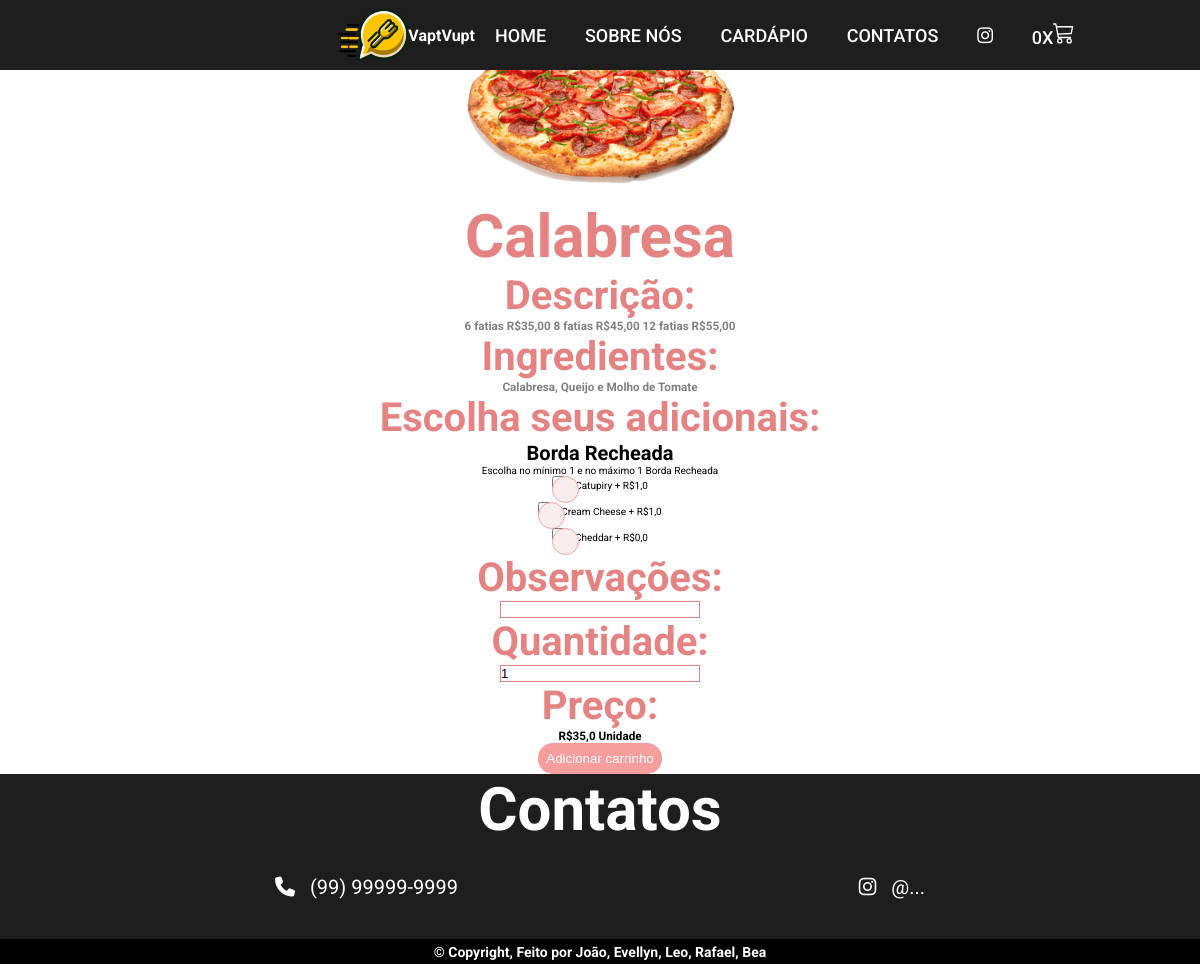
/produto/2, run on an earlier commit of the app's database.
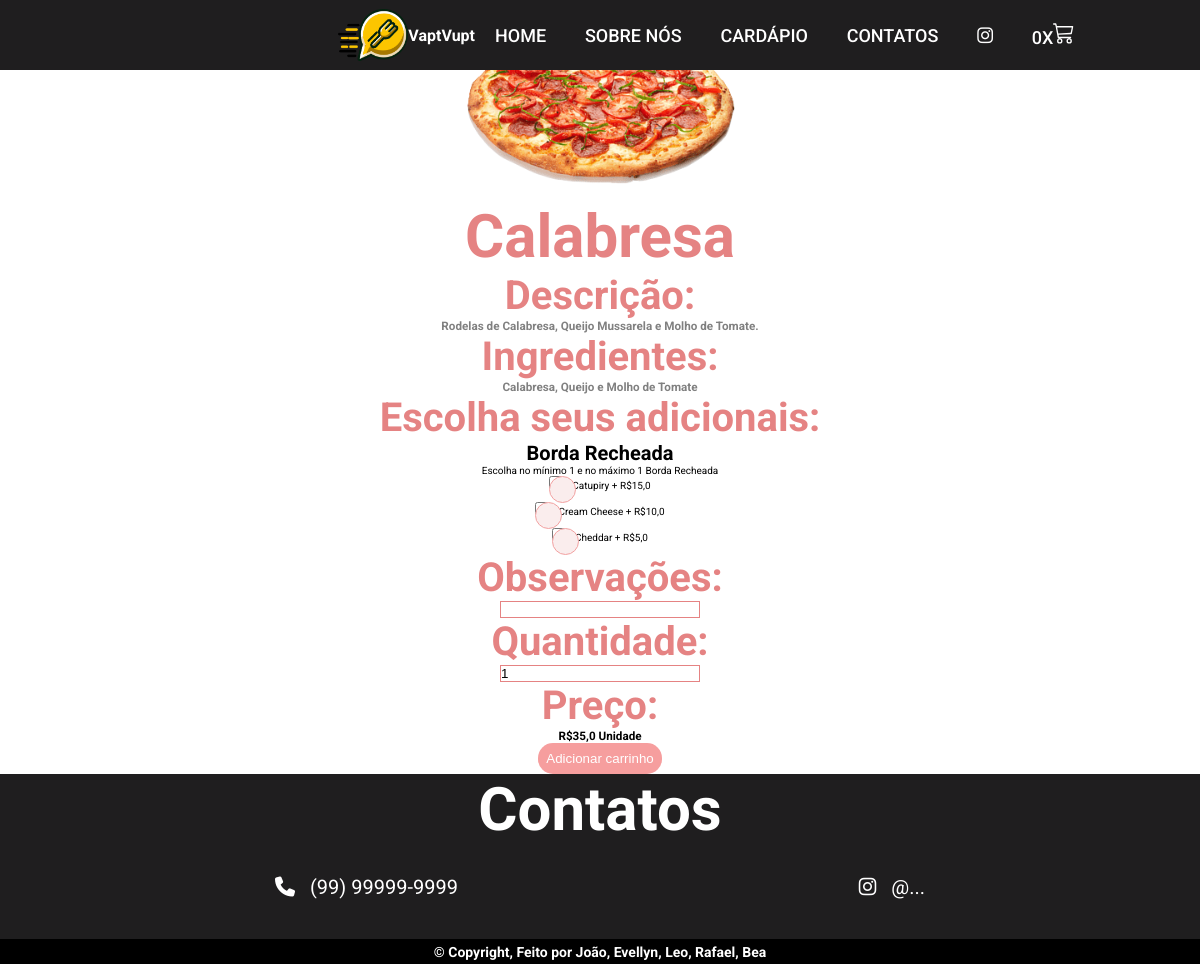
And on a later commit of the database.
### produto/models.py (models this page shows, shortened)
class Produto(models.Model):
    nome_produto = models.CharField(max_length=500)
    img = models.ImageField(upload_to='post_img')
    categoria = models.ForeignKey(Categoria, on_delete=models.CASCADE)
    preco = models.FloatField()
    descricao = models.TextField()
    ingredientes = models.CharField(max_length=2000)
    adicionais = models.ManyToManyField(Adicional, blank=True)
    ativo = models.BooleanField(default=True)

class Adicional(models.Model):
    nome = models.CharField(max_length=100, unique=True)
    maximo = models.IntegerField()
    minimo = models.IntegerField()
    opcoes = models.ManyToManyField(Opcoes)
    ativo = models.BooleanField(default=True)
    def __str__(self):
        return self.nome

class Opcoes(models.Model):
    nome = models.CharField(max_length=100)
    acrecimo = models.FloatField(default=0)
    ativo = models.BooleanField(default=True)
    def __str__(self):
        return self.nome

### produto/views.py (the view)
# urls.py: path('', include('produto.urls')),
def produto(request, id):
    if not request.session.get('carrinho'):
        request.session['carrinho'] = []
        request.session.save()
    erro = request.GET.get('erro')
    produto = Produto.objects.filter(id=id)[0]
    categorias = Categoria.objects.all()
    return render(request, 'produto.html', {'produto': produto,
                                            'carrinho': len(request.session['carrinho']),
                                            'categorias': categorias,
                                            'erro': erro})

### produto/templates/produto.html (shortened to what this page needs)
{%extends 'base.html'%} {% load static %}  {%block 'menu'%}
<header>
  <div class="content">
    <div class="logo">
      <img src="{% static 'produto/img/Ativo_4.png'%}" alt="Cupcake" />
      <h3>VaptVupt</h3>
    </div>
    <ul class="list-menu">
      <li><a href="{% url 'home'%}">Home</a></li>
      <li><a href="{% url 'home'%}">Sobre nós</a></li>
      <li><a href="{% url 'home'%}">Cardápio</a></li>
      <li><a href="#contatos">Contatos</a></li>
      <li>
        <a href="#"><i class="fab fa-instagram"></i></a>
      </li>
      <li>
        <a class="navbar-brand" href=""
          >{{carrinho}}x
        </a>
      </li>
    </ul>
  </div>
</header>
{%endblock%} {% block content%}
<div style="align-items: center; text-align: center">
  <img
    class="tamanhoImg"
    style="margin-top: 20px"
    src="/media/{{produto.img}}"
  />
  <h3 class="titulo tituloProduto">{{produto.nome_produto}}</h3>
  <h1 class="titulo subTituloProduto">Descrição:</h1>
  <h3 style="color: gray">{{produto.descricao}}</h3>
  <h1 class="titulo subTituloProduto">Ingredientes:</h1>
  <h3 style="color: gray">{{produto.ingredientes}}</h3>
  <h1 class="titulo subTituloProduto">Escolha seus adicionais:</h1>
  <form method="POST" action="{% url 'add_carrinho' %}">
    {% for i in produto.adicionais.all %}
    <h1>{{i}}</h1>
    <p>Escolha no mínimo {{i.minimo}} e no máximo {{i.maximo}} {{i}}</p>
    {%for j in i.opcoes.all%} {%if j.ativo%}
    <div>
      <input type="checkbox" class="checkbox" name="{{i}}" value="{{j.id}}" />
      <label for="scales">&nbsp&nbsp&nbsp{{j}} + R${{j.acrecimo}}</label>
    </div>
    <br />
    {%endif%} {%endfor%} {% endfor %}
    <h1 class="titulo subTituloProduto">Observações:</h1>
    <input name="observacoes" class="observacoes" type="text" />
    <h1 class="titulo subTituloProduto">Quantidade:</h1>
    <input
      name="quantidade"
      class="observacoes"
      type="number"
      min="1"
      max="200"
      value="1"
    />
    <h1 class="titulo subTituloProduto">Preço:</h1>
    <h3>R${{produto.preco}} Unidade</h3>
    <input class="botao" type="submit" value="Adicionar carrinho" />
  </form>
</div>
{%endblock%}

### templates/base.html (shortened to what this page needs)
{% load static %}
<!DOCTYPE html>
<html lang="pt-br">
  <head>
    <link rel="stylesheet" href="{% static 'produto/css/style.css' %}" />
  </head>
  <body>
    {%block 'menu'%}{%endblock%} {% block content %}{% endblock %} {% block footer %}
    <section class="contatos" id="contatos">
      <h3>Contatos</h3>
      <div class="contatos-secao">
        <div>
          <i class="fas fa-phone"></i>
          <span>(99) 99999-9999</span>
        </div>
        <div>
          <i class="fab fa-instagram"></i>
          <span>@...</span>
        </div>
      </div>
    </section>
    <footer>
      <h4>© Copyright, Feito por João, Evellyn, Leo, Rafael, Bea</h4>
    </footer>
    {% endblock%}
  </body>
</html>

### templates/static/produto/css/style.css (style rules this page uses)
* { margin: 0; padding: 0; box-sizing: border-box; list-style: none; outline: none; border: none; text-decoration: none; }
html { width: 100vw; height: 100vh; font-size: 62.5%; font-family: "Roboto", sans-serif; overflow-x: hidden; scroll-behavior: smooth; }
.content { width: 100vw; height: 70px; display: flex; justify-content: space-around; align-items: center; background-color: #1f1e1f; position: fixed; padding-left: 30rem; }
.logo { width: 70px; height: auto; cursor: pointer; display: flex; align-items: center; }
.logo h3 { color: white; font-size: 1.6rem; }
.logo img { width: 100%; height: 100%; }
.content .list-menu { width: 600px; display: flex; align-items: center; justify-content: space-between; }
.content .list-menu li a { padding-top: 3rem; padding-bottom: 2rem; padding-left: 1rem; padding-right: 1rem; color: rgb(255, 255, 255); font-size: 1.8rem; text-transform: uppercase; font-weight: 500; transition: all 200ms ease-in; }
.contatos { width: 100%; background-color: #1f1e1f; display: flex; flex-direction: column; justify-content: Center; align-items: center; font-size: 1.8rem; color: white; padding-bottom: 4rem; }
.contatos h3 { font-size: 6rem; margin-bottom: 3rem; font-family: "Indie Flower", cursive; }
.contatos-secao { width: 650px; display: flex; justify-content: space-between; font-size: 2rem; }
.contatos-secao i { margin-right: 1rem; }
.contatos-secao div { cursor: pointer; }
footer { height: 25px; background-color: #000000; color: rgb(255, 255, 255); font-size: 1.4rem; display: flex; align-items: center; justify-content: center; }
.observacoes { border: 1px solid #e58383; width: 200px; }
.tituloProduto { font-size: 60px; }
.subTituloProduto { font-size: 40px; }
.botao { background-color: #f69e9e; color: white; padding: 8px; border-radius: 15px; transition: 0.2s; }
.titulo { color: #e58383; }
input[type="checkbox"] { position: relative; cursor: pointer; border: 1px solid #f2a1a1; color: black; }
input[type="checkbox"]:before { content: ""; border-radius: 15px; border: 1px solid #f2a1a1; display: block; position: absolute; width: 25px; height: 25px; top: 0; left: 0; color: black; background-color: #faeded; }
.tamanhoImg { width: 500px; }
@media (max-width: 1200px) { .tamanhoImg { width: 300px; } }

What changed in the data, as far as the page shows it:
changed Produto "Calabresa": descricao "6 fatias R$35,00 8 fatias R$45,00 12 fatias R$55,00" → "Rodelas de Calabresa, Queijo Mussarela e Molho de Tomate."
changed Opcoes "Catupiry": acrecimo "1,0" → "15,0"
changed Opcoes "Cream Cheese": acrecimo "1,0" → "10,0"
changed Opcoes "Cheddar": acrecimo "0,0" → "5,0"
